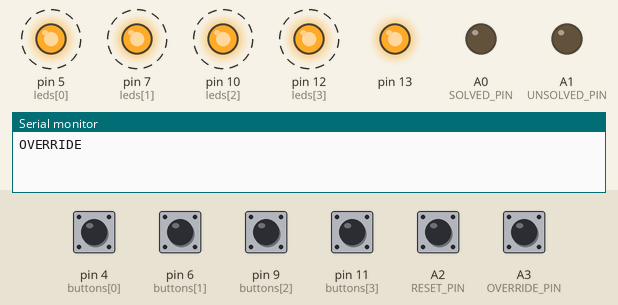
Simulated run of this program. Board: Arduino Uno, built with avr-gcc and run on an emulated ATmega328P. On the bench: output pins drawn as LEDs (lit = HIGH), the last lines printed to the serial monitor. Dashed ring = blinking. Inputs (shaded band) come from the test bench; at power-on: A2 (RESET_PIN), A3 (OVERRIDE_PIN), pin 4 (buttons[0]), pin 6 (buttons[1]), pin 9 (buttons[2]), pin 11 (buttons[3]) HIGH.

Above: at 3.8 s.
3.9 s: A2 (RESET_PIN) pulled LOW for 0.7 s
At 5.6 s:
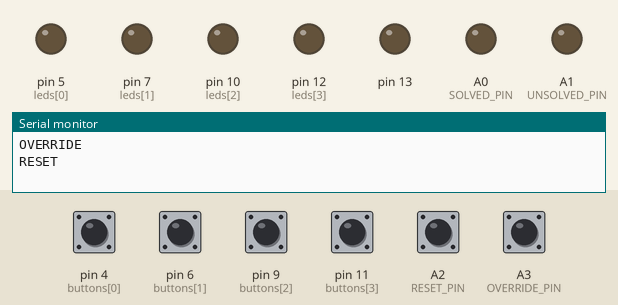
6.6 s: pin 4 (buttons[0]) pulled LOW for 0.7 s
At 8.29 s:
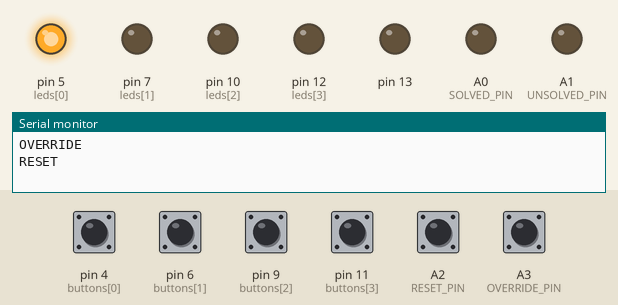
9.9 s: pin 6 (buttons[1]) pulled LOW for 0.7 s
At 11.6 s:
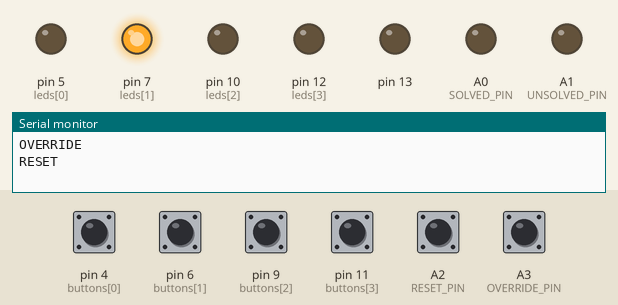
13.2 s: pin 9 (buttons[2]) pulled LOW for 0.7 s
At 14.91 s:
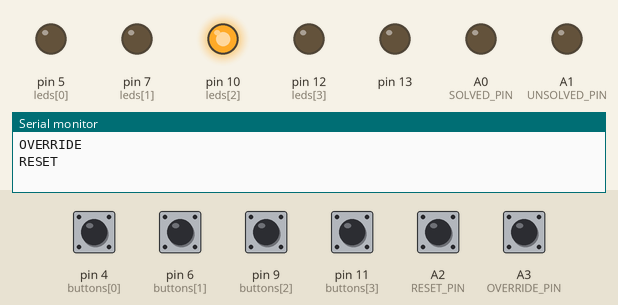
16.5 s: pin 11 (buttons[3]) pulled LOW for 0.7 s
At 18.22 s:
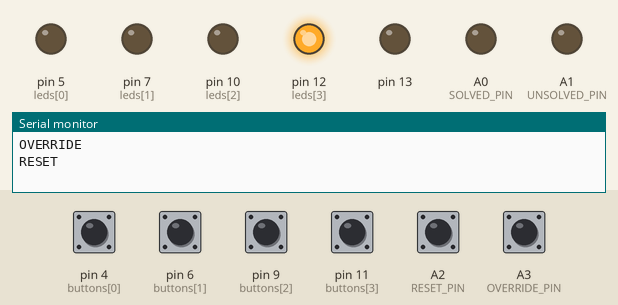
19.8 s: A3 (OVERRIDE_PIN) pulled LOW for 0.7 s
At 21.4 s:
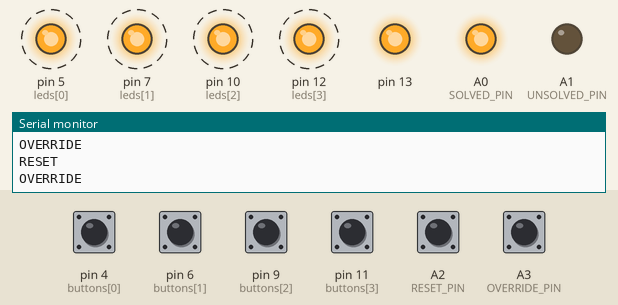
Timing chart, 0 to 27.0 s (numbered marks = the images above; inputs shaded):
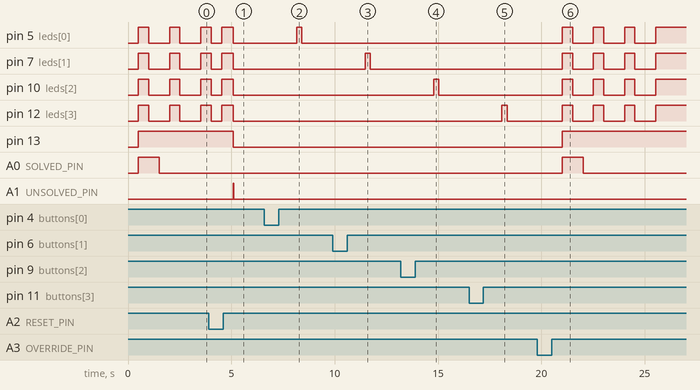

Measured:
- after the input at 3.9 s, pin 13: HIGH → LOW after 1.2 s; A1 (UNSOLVED_PIN): LOW → HIGH after 1.2 s, → LOW 0.01 s later
- after the input at 6.6 s, pin 5 (leds[0]): LOW → HIGH after 1.6 s, → LOW 0.25 s later
- after the input at 9.9 s, pin 7 (leds[1]): LOW → HIGH after 1.6 s, → LOW 0.25 s later
- after the input at 13.2 s, pin 10 (leds[2]): LOW → HIGH after 1.6 s, → LOW 0.25 s later
- after the input at 16.5 s, pin 12 (leds[3]): LOW → HIGH after 1.6 s, → LOW 0.25 s later
- after the input at 19.8 s, pin 5 (leds[0]), pin 7 (leds[1]), pin 10 (leds[2]), pin 12 (leds[3]): alternates HIGH for 0.50 s and LOW for 1.0 s, starting after 1.2 s; pin 13: LOW → HIGH after 1.2 s; A0 (SOLVED_PIN): LOW → HIGH after 1.2 s, → LOW 1.0 s later
- by itself, pin 5 (leds[0]), pin 7 (leds[1]), pin 10 (leds[2]), pin 12 (leds[3]): alternates HIGH for 0.50 s and LOW for 1.0 s

The program:

main.cpp
```cpp
#include <Wire.h>
#include "PuzzleCommunication.h"

#define RESET_PIN A2
#define OVERRIDE_PIN A3
#define UNSOLVED_PIN A1
#define SOLVED_PIN A0

PuzzleCommunication puzzleComm(RESET_PIN, OVERRIDE_PIN, UNSOLVED_PIN, SOLVED_PIN, 255);

#define BUTTON_LENGTH 4
#define DEBOUNCE_TIME 50
#define LED_ON_TIME 250 // 250ms LED on time
#define ANIMATION_INTERVAL 500 // 500ms between animation cycles
#define SOLUTION_DISPLAY_TIME 4000 // 4 seconds to display solution animation

int leds[BUTTON_LENGTH] = {5,7,10,12};
int buttons[BUTTON_LENGTH] = {4,6,9,11};
unsigned long lastDebounceTimes[BUTTON_LENGTH] = {0, 0, 0, 0};
int buttonStates[BUTTON_LENGTH] = {HIGH, HIGH, HIGH, HIGH};
int lastButtonStates[BUTTON_LENGTH] = {HIGH, HIGH, HIGH, HIGH};
unsigned long code = 0;
unsigned long solutionMatchTime = 0;


// blue green red yellow
// red, blue, yellow, green, blue, red
const unsigned long solution = 314213;

enum AnimationState {
  NONE,
  SOLVED_START,
  SOLVED_HOLD
};

AnimationState animationState = NONE;

unsigned long previousMillis = 0;

bool checkIsSolved() {
  bool solutionMatched = false;

  if (puzzleComm.getCurrentState() == UNSOLVED) {

    for (int i = 0; i < BUTTON_LENGTH; i++) {
      int reading = digitalRead(buttons[i]);

      if (reading != lastButtonStates[i]) {
        lastDebounceTimes[i] = millis();
      }

      if ((millis() - lastDebounceTimes[i]) > DEBOUNCE_TIME) {
        if (reading != buttonStates[i]) {
          buttonStates[i] = reading;

          if (buttonStates[i] == HIGH) {

              code = (code * 10 + i + 1) % 1000000;
              digitalWrite(leds[i], HIGH); // Turn on the LED
              delay(LED_ON_TIME); // Keep the LED on for 250ms
              digitalWrite(leds[i], LOW); // Turn off the LED
          }
        }
      }
      lastButtonStates[i] = reading;
    }

    if (code == solution) {
        solutionMatched = true;
    }
  }

  return solutionMatched;
}


void solve() {
    animationState = SOLVED_START;
    previousMillis = millis();
    solutionMatchTime = millis();
    code = 0;
}

void unsolve() {
    animationState = NONE;
    previousMillis = millis();
    code = 0;
    for (int i = 0; i < BUTTON_LENGTH; i++) {
        digitalWrite(leds[i], LOW); // Turn off all LEDs
      }
}

void setup() {
  Wire.begin();
  Serial.begin(9600);

  for (int i = 0; i<BUTTON_LENGTH; i++) {
    pinMode(leds[i], OUTPUT);
    pinMode(buttons[i], INPUT_PULLUP);

  }

  for (int i = 0; i<BUTTON_LENGTH; i++) {
    digitalWrite(leds[i], LOW);
  }

  pinMode(13, OUTPUT);
  puzzleComm.begin();
  puzzleComm.setCallbacks(solve, unsolve, checkIsSolved);
}

void loop() {
  puzzleComm.update();
  // Serial.print(digitalRead(UNSOLVED_PIN));
  // Serial.print(digitalRead(SOLVED_PIN));
  // Serial.println();


  if (puzzleComm.getCurrentState() == UNSOLVED) {
    digitalWrite(13,false);
  } else if (puzzleComm.getCurrentState() == SOLVED) {
    digitalWrite(13,true);
    unsigned long currentTime = millis();
    if (currentTime - solutionMatchTime < SOLUTION_DISPLAY_TIME) {
      for (int i = 0; i < BUTTON_LENGTH; i++) {
        digitalWrite(leds[i], HIGH); // Turn on all LEDs
      }
      delay(ANIMATION_INTERVAL);
      for (int i = 0; i < BUTTON_LENGTH; i++) {
        digitalWrite(leds[i], LOW); // Turn off all LEDs
      }
      delay(ANIMATION_INTERVAL);
    } else if (currentTime - solutionMatchTime >= SOLUTION_DISPLAY_TIME) {
      for (int i = 0; i < BUTTON_LENGTH; i++) {
        digitalWrite(leds[i], HIGH); // Turn off all LEDs
      }
    }

  }

  delay(10);
}
```
